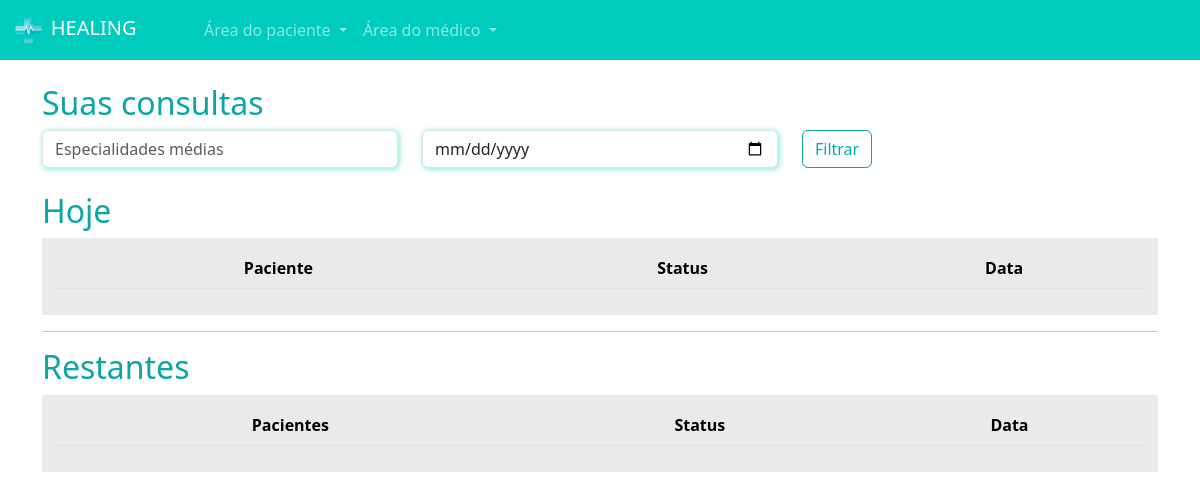
Before: /medico/consultas_medico/ (signed in) with the older database file.
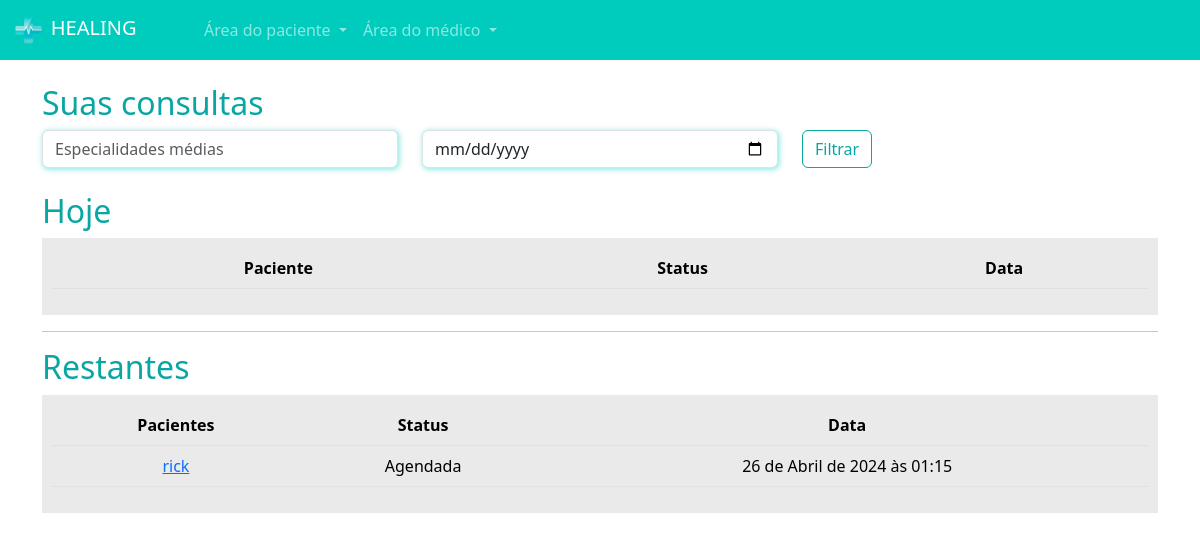
After: the same page with the newer database file.
### paciente/models.py (models this page shows, shortened)
class Consulta(models.Model):
    status_choices = (
        ('A', 'Agendada'),
        ('F', 'Finalizada'),
        ('C', 'Cancelada'),
        ('I', 'Iniciada')
    )
    paciente = models.ForeignKey(User, on_delete=models.DO_NOTHING)
    data_aberta = models.ForeignKey(DatasAbertas, on_delete=models.DO_NOTHING)
    status = models.CharField(max_length=1, choices=status_choices, default='A')
    link = models.URLField(null=True, blank=True)

### medico/models.py (models this page shows, shortened)
class DatasAbertas(models.Model):
    data = models.DateTimeField()
    user = models.ForeignKey(User, on_delete=models.DO_NOTHING)
    agendado = models.BooleanField(default=False)

### medico/views.py (the view)
# urls.py: path('consultas_medico/', views.consultas_medico, name="consultas_medico"),
def consultas_medico(request):
    if not is_medico(request.user):
        messages.add_message(request, constants.WARNING, 'Somente médicos podem acessar essa página.')
        return redirect('/usuarios/sair')
    hoje = datetime.now().date()
    consultas_hoje = Consulta.objects.filter(data_aberta__user=request.user).filter(data_aberta__data__gte=hoje).filter(data_aberta__data__lt=hoje + timedelta(days=1))
    consultas_restantes = Consulta.objects.exclude(id__in=consultas_hoje.values('id'))
    return render(request, 'consultas_medico.html', {'consultas_hoje': consultas_hoje, 'consultas_restantes': consultas_restantes, 'is_medico': is_medico(request.user)})

### medico/models.py (called while the page is built)
def is_medico(user):
    return DadosMedico.objects.filter(user=user).exists()

### medico/templates/consultas_medico.html (shortened to what this page needs)
{% extends "base.html" %}
{% load static %}
{% block 'head' %}
    <link rel="stylesheet" href="{% static 'medicos/css/abrir_horario.css' %}">
    <link rel="stylesheet" href="{% static 'usuarios/css/usuarios.css' %}">
    <link rel="stylesheet" href="{% static 'medicos/css/cadastro_medico.css' %}">
    <link rel="stylesheet" href="{% static 'pacientes/css/home.css' %}">
    <link rel="stylesheet" href="https://cdn.jsdelivr.net/npm/bootstrap-icons@1.11.3/font/bootstrap-icons.min.css">
{% endblock 'head' %}
{% block 'body' %}
{% include "partials/navbar.html" %}
    <div class="container">
        <br>
        <h2><span class="color-dark">Suas consultas</span></h2>
        <div class="row">
            <div class="col-md">
                <input type="text" name="especialidades" id="" class="form-control shadow-main-color" placeholder="Especialidades médias">
            </div>
            <div class="col-md">
                <input type="date" name="data" id="" class="form-control shadow-main-color" placeholder="Data da consulta">
            </div>
            <div class="col-md">
                <input type="submit" value="Filtrar" class="btn btn-dark-color-outline">
            </div>
        </div>
        <br>
        <h2><span class="color-dark">Hoje</span></h2>
        <div class="list-minhas-consultas">
            <table class="table">
                <thead>
                <tr>
                    <th scope="col">Paciente</th>
                    <th scope="col">Status</th>
                    <th scope="col">Data</th>
                </tr>
                </thead>
            </table>
        </div>
        <hr>
        <h2><span class="color-dark">Restantes</span></h2>
        <div class="list-minhas-consultas">
            <table class="table">
                <thead>
                <tr>
                    <th scope="col">Pacientes</th>
                    <th scope="col">Status</th>
                    <th scope="col">Data</th>
                </tr>
                </thead>
                <tbody>
                    {% for consulta in consultas_restantes  %}
                        <tr>
                            <td><a href="{% url 'consulta_area_medico' consulta.id %}">{{consulta.paciente}}</a></td>
                            <td>{{consulta.get_status_display}}</td>
                            <td>{{consulta.data_aberta.data}}</td>
                        </tr>
                    {% endfor %}
                </tbody>
            </table>
        </div>
    </div>
{% endblock 'body' %}

Changed rows visible on the page:
added Consulta: paciente "rick", status "Agendada", data_aberta.data "26 de Abril de 2024 às 01:15"
